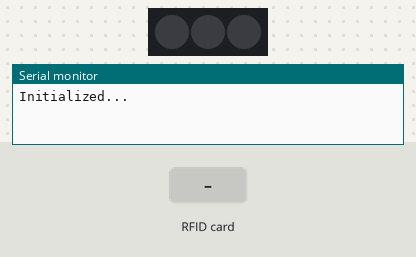
Bench run of a sketch on a simulated Arduino Uno, built with avr-gcc and run on an emulated ATmega328P. Shown: 3 RGB LEDs in strip order, left to right, the last lines printed to the serial monitor. The test bench sets the inputs (shaded band). Dim RGB values are drawn brighter than linear.

Above: at 2.2 s.
2.3 s: RFID card 5E 7A 19 C4 held to the reader
At 2.41 s:
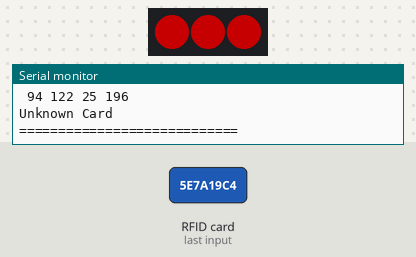
Timing chart, 0 to 5.3 s (numbered marks = the images above; inputs shaded):
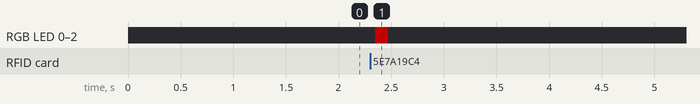

The sketch:

RFID-Test.ino
```cpp
#include <FastLED.h>
#include <SPI.h>
#include <MFRC522.h>


#define DATA_PIN 4
#define LED_TYPE WS2812B
#define COLOR_ORDER GRB
#define NUM_LEDS 3
int BRIGHTNESS = 96;

#define SS_PIN 10
#define RST_PIN 9

CRGB leds[NUM_LEDS];

MFRC522 rfid(SS_PIN, RST_PIN); // Instance of the class
MFRC522::MIFARE_Key key;
MFRC522::StatusCode status;

int code[] = {02, 176, 04, 52}; //This is the stored UID (Unlock Card)
int codeRead = 0;
String uidString;

union memory {
  float fl;
  byte asBytes[4];
};
union memory conversion;

void setup() {
  for (byte i = 0; i < 6; i++) {
    key.keyByte[i] = 0xFF;
  }
  delay(1000);
  Serial.begin(9600);
  SPI.begin(); // Init SPI bus
  rfid.PCD_Init(); // Init MFRC522
  FastLED.addLeds<LED_TYPE, DATA_PIN, COLOR_ORDER>(leds, NUM_LEDS).setCorrection(TypicalLEDStrip); // initializes LED strip
  FastLED.setBrightness(BRIGHTNESS);// global brightness
  showLedAccept(0);
  Serial.println(F("Initialized..."));
}

void loop() {
  if (  rfid.PICC_IsNewCardPresent() && rfid.PICC_ReadCardSerial()) {
    if (readRFID()) {
      float value = 139482.23f;
      Serial.print("Writing value");
      Serial.println(value);
      writeWalletAmountToCard(value);
      delay(100);
      Serial.println("Reading value");
      readWalletAmountOnCard();
    }
  } else {
    showLedAccept(0);
  }
  // Halt PICC
  rfid.PICC_HaltA();
  // Stop encryption on PCD
  rfid.PCD_StopCrypto1();
  delay(100);
}

void showLedAccept(int code) {
  for (int i = 0; i < NUM_LEDS; i++) {
    if (code == 0) {
      leds[i] = CRGB::Black;
    } else if (code == 1) {
      leds[i] = CRGB::Green;
    } else {
      leds[i] = CRGB::Red;
    }
  }
  FastLED.show();
}

boolean readRFID() {

  Serial.print(F("\nPICC type: "));
  MFRC522::PICC_Type piccType = rfid.PICC_GetType(rfid.uid.sak);
  Serial.println(rfid.PICC_GetTypeName(piccType));

  // Check is the PICC of Classic MIFARE type
  if (piccType != MFRC522::PICC_TYPE_MIFARE_MINI &&
      piccType != MFRC522::PICC_TYPE_MIFARE_1K &&
      piccType != MFRC522::PICC_TYPE_MIFARE_4K) {

    Serial.println(F("Your tag is not of type MIFARE Classic."));
    return;
  }

  Serial.println("Scanned PICC's UID:");
  printDec(rfid.uid.uidByte, rfid.uid.size);
  uidString = String(rfid.uid.uidByte[0]) + " " + String(rfid.uid.uidByte[1]) + " " + String(rfid.uid.uidByte[2]) + " " + String(rfid.uid.uidByte[3]);

  int i = 0;
  boolean match = true;
  while (i < rfid.uid.size) {
    if (!(int(rfid.uid.uidByte[i]) == int(code[i]))) {
      match = false;
    }
    i++;
  }
  if (match) {
    Serial.println("\n*** Unlock ***");
    showLedAccept(1);
  } else {
    Serial.println("\nUnknown Card");
    showLedAccept(-1);
  }
  Serial.println("============================");
  return match;
}

void printDec(byte *buffer, byte bufferSize) {
  for (byte i = 0; i < bufferSize; i++) {
    Serial.print(buffer[i] < 0x10 ? " 0" : " ");
    Serial.print(buffer[i], DEC);
  }
}

float readWalletAmountOnCard() {
  byte bufferRead[18];

  byte block = 1;
  byte len = 18;

  //------------------------------------------- GET FIRST NAME
  status = rfid.PCD_Authenticate(MFRC522::PICC_CMD_MF_AUTH_KEY_A, block, &key, &(rfid.uid)); //line 834 of MFRC522.cpp file
  if (status != MFRC522::STATUS_OK) {
    Serial.print(F("Authentication failed: "));
    Serial.println(rfid.GetStatusCodeName(status));
    return;
  }

  status = rfid.MIFARE_Read(block, bufferRead, &len);
  if (status != MFRC522::STATUS_OK) {
    Serial.print(F("Reading failed: "));
    Serial.println(rfid.GetStatusCodeName(status));
    return;
  }

  //PRINT FIRST NAME
  for (int i = 0; i < len; i++) Serial.print(bufferRead[i], HEX);
  Serial.println("");

  for (int i = 0; i < 4; i++) conversion.asBytes[i] = bufferRead[i];

  Serial.println(conversion.fl);
  return 0.0f;
}

void writeWalletAmountToCard(float amount) {
  byte buffer[34];
  long l = *(long*) &amount;
  buffer[0] = l & 0x00FF;
  buffer[1] = (l >> 8) & 0x00FF;
  buffer[2] = (l >> 16) & 0x00FF;
  buffer[3] = l >> 24;
  byte block = 1;
  //Serial.println(F("Authenticating using key A..."));
  status = rfid.PCD_Authenticate(MFRC522::PICC_CMD_MF_AUTH_KEY_A, block, &key, &(rfid.uid));
  if (status != MFRC522::STATUS_OK) {
    Serial.print(F("PCD_Authenticate() failed: "));
    Serial.println(rfid.GetStatusCodeName(status));
    return;
  }
  else Serial.println(F("PCD_Authenticate() success: "));

  // Write block
  status = rfid.MIFARE_Write(block, buffer, 16);
  if (status != MFRC522::STATUS_OK) {
    Serial.print(F("MIFARE_Write() failed: "));
    Serial.println(rfid.GetStatusCodeName(status));
    return;
  }
  else Serial.println(F("MIFARE_Write() success: "));
}
```

Measured:
- after the input at 2.3 s, RGB LED 0–2: off → RGB(96, 0, 0) after 0.05 s, → off 0.13 s later
